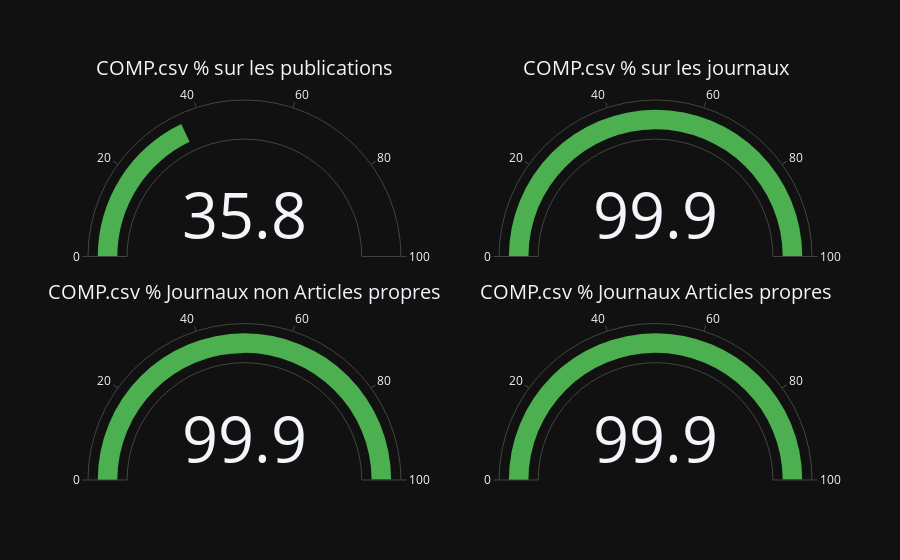
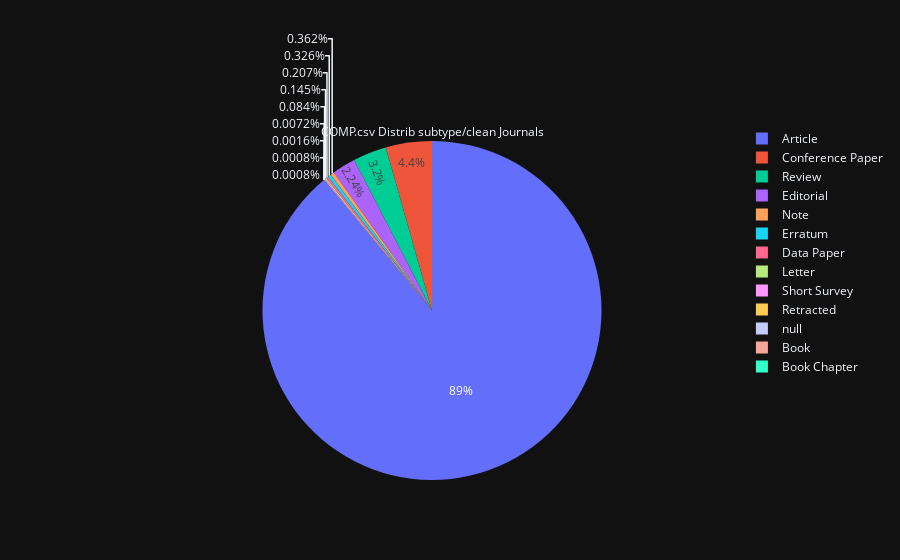
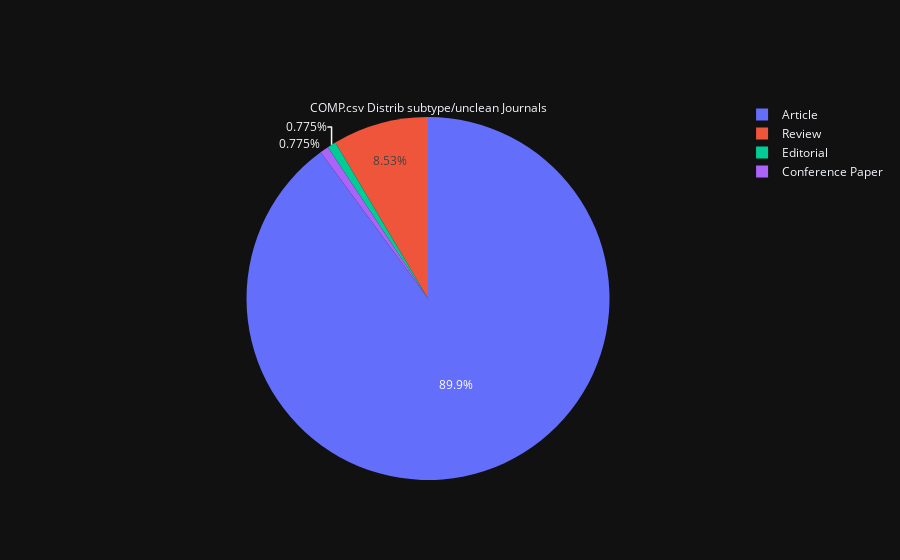
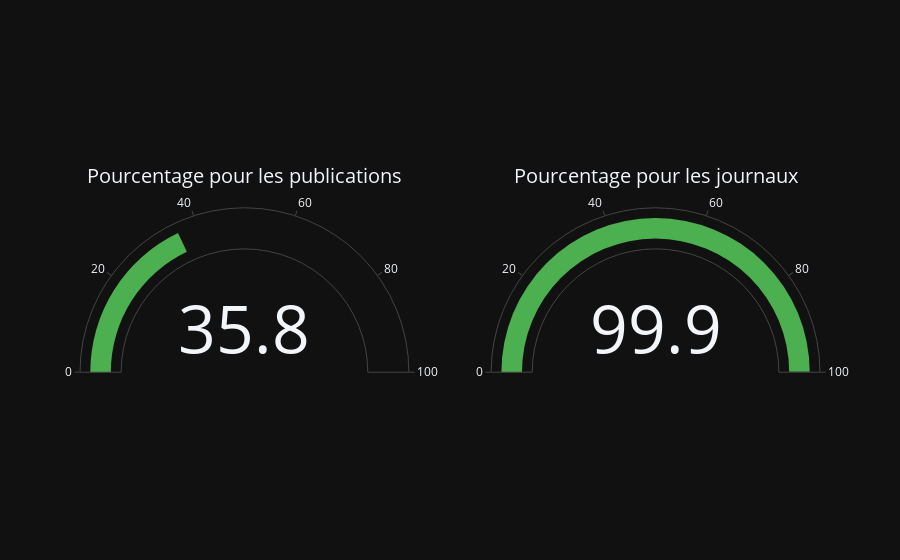

Here is the notebook cell these charts were saved with, in order:
### Code cell
# Dossiers
input_dir = './data/scopus'
output_dir = './data/cleanScopus'

overall_nb_pub = 0
overall_nb_journals = 0
overall_clean_journals = 0
overall_unclean_journals = 0

overall_clean_dict ={}
overall_unclean_dict = {}

for filename in os.listdir(input_dir):
    if filename.endswith('COMP.csv') and filename != "MEDI.csv.broken":
        print(filename)
        input_path = os.path.join(input_dir, filename)
        fig = go.Figure()

        nb_pub = 0
        nb_journals = 0
        nb_clean_journals = 0
        nb_unclean_journals =0
        clean_dict = {}
        unclean_dict = {}

        df = pd.read_csv(input_path)
        for ind, row in df.iterrows() :
            nb_pub += 1
            if row["prism:aggregationType"] == "Journal" :
                nb_journals += 1
                subtype = row["subtypeDescription"]
                issn = str(row["prism:issn"])
                e_issn = str(row["prism:eIssn"])
                if (issn and issn.strip() and issn.lower() != "nan") or  (e_issn and e_issn.strip() and e_issn.lower() != "nan") :
                    if subtype not in overall_clean_dict :
                        overall_clean_dict[subtype] = 0
                    if subtype not in clean_dict :
                        clean_dict[subtype] = 0
                    nb_clean_journals += 1
                    clean_dict[subtype] += 1
                    overall_clean_journals += 1
                else :
                    if subtype not in overall_unclean_dict :
                        overall_unclean_dict[subtype] = 0
                    if subtype not in unclean_dict :
                        unclean_dict[subtype] = 0
                    nb_unclean_journals += 1
                    unclean_dict[subtype] += 1
                    overall_unclean_journals += 1

        overall_nb_pub += nb_pub
        overall_nb_journals += nb_journals

        # output_path = os.path.join(output_dir, f"clean_{filename}")
        #
        # clean_journal_df.to_csv(output_path, index=False)

        # Créer un graphique en jauge pour afficher le pourcentage de journaux nettoyés
        pub_percentage = nb_clean_journals / nb_pub * 100
        journal_percentage = nb_clean_journals / nb_journals * 100

        fig.add_trace(go.Indicator(
            value=pub_percentage,
            gauge={'axis': {'range': [0, 100]}, 'bar': {'color': "#4CAF50"}},
            title={'text': filename + " % sur les publications"},
            domain={'row': 0, 'column': 0}))
        fig.add_trace(go.Indicator(
            value=journal_percentage,
            gauge={'axis': {'range': [0, 100]}, 'bar': {'color': "#4CAF50"}},
            title={'text': filename + " % sur les journaux"},
            domain={'row': 0, 'column': 1}))
        # fig = go.Figure(data=[go.Pie(labels=labels, values=values)])
        if "Article" not in clean_dict:
            clean_dict["Article"] = 0
        if "Article" not in unclean_dict:
            unclean_dict["Article"] = 0

        clean_articles = clean_dict["Article"]
        unclean_articles = unclean_dict["Article"]
        fig.add_trace(go.Indicator(
            value=sum([value for (key,value) in clean_dict.items() if key!="Article"])/(nb_journals - clean_articles - unclean_articles)*100,
            gauge={'axis': {'range': [0, 100]}, 'bar': {'color': "#4CAF50"}},
            title={'text': filename + " % Journaux non Articles propres"},
            domain={'row': 1, 'column': 0}))
        fig.add_trace(go.Indicator(
            value=clean_articles/(clean_articles + unclean_articles)*100,
            gauge={'axis': {'range': [0, 100]}, 'bar': {'color': "#4CAF50"}},
            title={'text': filename + " % Journaux Articles propres"},
            domain={'row': 1, 'column': 1}))
        fig.update_layout(
            grid={'rows': 2, 'columns': 2, 'pattern': "independent"},
            template={'data': {
                'indicator': [{
                    'title': {'text': filename},
                    'mode': "number+gauge",
                    'delta': {'reference': 90}}]
                }
            }
        )
        fig1 = go.Figure(data = [go.Pie(
            labels = list(clean_dict.keys()),
            values = list(clean_dict.values()),
            title={'text': filename + " Distrib subtype/clean Journals"})])
        fig2  = go.Figure(data = [go.Pie(
            labels = list(unclean_dict.keys()),
            values = list(unclean_dict.values()),
            title={'text': filename + " Distrib subtype/unclean Journals"})])
        # fig.write_image(output_dir + "/charts/" + filename + ".png")
        fig.show()
        fig1.show()
        fig2.show()
        break
        # print("Pourcentage pour publis :" + str(pub_percentage))
        # print("Pourcentage pour journaux :" + str(journal_percentage))

overall_percentage_pub = overall_clean_journals / overall_nb_pub * 100
overall_percentage_journal = overall_clean_journals / overall_nb_journals * 100

fig1 = go.Figure()
fig1.add_trace(go.Indicator(
    mode="gauge+number",
    value=overall_percentage_pub,
    title={'text': "Pourcentage pour les publications"},
    gauge={'axis': {'range': [0, 100]}, 'bar': {'color': "#4CAF50"}},
    domain={'row': 0, 'column': 0}
))
fig1.add_trace(go.Indicator(
    mode="gauge+number",
    value=overall_percentage_journal,
    title={'text': "Pourcentage pour les journaux"},
    gauge={'axis': {'range': [0, 100]}, 'bar': {'color': "#4CAF50"}},
    domain={'row': 0, 'column': 1}
))
fig1.update_layout(
            grid={'rows': 1, 'columns': 2, 'pattern': "independent"},
            template={'data': {
                'indicator': [{
                    'mode': "number+gauge",
                    'delta': {'reference': 120}}]
                }
            }
        )
fig1.show()
# Sauvegarder la figure en format PNG
# fig.write_image(output_dir + "gauge_charts/overall_journal.png")

print("Traitement terminé. Les fichiers nettoyés sont disponibles dans le dossier ./data/cleanScopus.")

### Figure 1 — Plotly figure (JSON) as saved in the notebook; plotly's stock layout.template omitted (floating-point values rounded to 4 significant figures)
{"data": [{"domain": {"column": 0, "row": 0}, "gauge": {"axis": {"range": [0, 100]}, "bar": {"color": "#4CAF50"}}, "title": {"text": "COMP.csv % sur les publications"}, "value": 35.81, "type": "indicator"}, {"domain": {"column": 1, "row": 0}, "gauge": {"axis": {"range": [0, 100]}, "bar": {"color": "#4CAF50"}}, "title": {"text": "COMP.csv % sur les journaux"}, "value": 99.9, "type": "indicator"}, {"domain": {"column": 0, "row": 1}, "gauge": {"axis": {"range": [0, 100]}, "bar": {"color": "#4CAF50"}}, "title": {"text": "COMP.csv % Journaux non Articles propres"}, "value": 99.91, "type": "indicator"}, {"domain": {"column": 1, "row": 1}, "gauge": {"axis": {"range": [0, 100]}, "bar": {"color": "#4CAF50"}}, "title": {"text": "COMP.csv % Journaux Articles propres"}, "value": 99.9, "type": "indicator"}], "layout": {"grid": {"rows": 2, "columns": 2, "pattern": "independent"}}}

### Figure 2 — Plotly figure (JSON) as saved in the notebook; plotly's stock layout.template omitted (floating-point values rounded to 4 significant figures)
{"data": [{"labels": ["Article", "Review", "Letter", "Editorial", "Note", "Conference Paper", "Erratum", "Short Survey", "Book", "Book Chapter", "Retracted", null, "Data Paper"], "title": {"text": "COMP.csv Distrib subtype/clean Journals"}, "values": [111258, 3999, 181, 2801, 453, 5501, 408, 105, 1, 1, 9, 2, 259], "type": "pie"}], "layout": {}}

### Figure 3 — Plotly figure (JSON) as saved in the notebook; plotly's stock layout.template omitted (floating-point values rounded to 4 significant figures)
{"data": [{"labels": ["Article", "Review", "Editorial", "Conference Paper"], "title": {"text": "COMP.csv Distrib subtype/unclean Journals"}, "values": [116, 11, 1, 1], "type": "pie"}], "layout": {}}

### Figure 4 — Plotly figure (JSON) as saved in the notebook; plotly's stock layout.template omitted (floating-point values rounded to 4 significant figures)
{"data": [{"domain": {"column": 0, "row": 0}, "gauge": {"axis": {"range": [0, 100]}, "bar": {"color": "#4CAF50"}}, "mode": "gauge+number", "title": {"text": "Pourcentage pour les publications"}, "value": 35.81, "type": "indicator"}, {"domain": {"column": 1, "row": 0}, "gauge": {"axis": {"range": [0, 100]}, "bar": {"color": "#4CAF50"}}, "mode": "gauge+number", "title": {"text": "Pourcentage pour les journaux"}, "value": 99.9, "type": "indicator"}], "layout": {"grid": {"rows": 1, "columns": 2, "pattern": "independent"}}}
